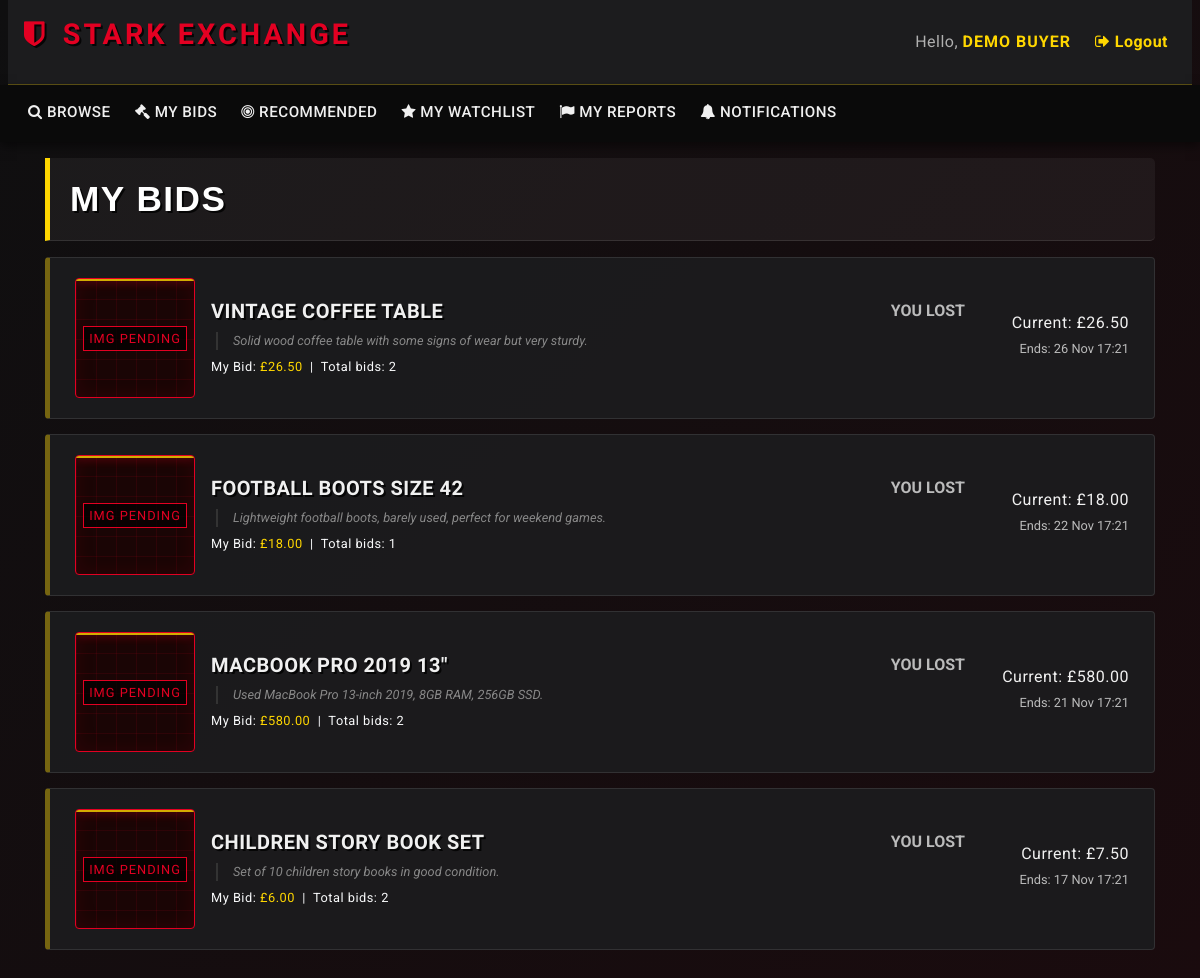
Screenshot of /mybids.php (signed in) with the database file from the repository.
### tables this page shows
CREATE TABLE auctions (
    auction_id    INT AUTO_INCREMENT PRIMARY KEY,
    item_id       INT NOT NULL,
    seller_id     INT NOT NULL,
    start_price   DECIMAL(10,2) NOT NULL,
    reserve_price DECIMAL(10,2),
    start_date    DATETIME NOT NULL DEFAULT CURRENT_TIMESTAMP,
    end_date      DATETIME NOT NULL,
    winner_id     INT NULL,
     
     
     
     
     
     
    status        ENUM('pending','active','finished','cancelled','removed')
                  NOT NULL DEFAULT 'pending',

    CONSTRAINT fk_auctions_item
        FOREIGN KEY (item_id)
        REFERENCES items(item_id)
        ON DELETE CASCADE
        ON UPDATE CASCADE,

    CONSTRAINT fk_auctions_seller
        FOREIGN KEY (seller_id)
        REFERENCES users(user_id)
        ON DELETE CASCADE
        ON UPDATE CASCADE,

    CONSTRAINT fk_auctions_winner
        FOREIGN KEY (winner_id)
        REFERENCES users(user_id)
        ON DELETE SET NULL
        ON UPDATE CASCADE
);

CREATE TABLE items (
    item_id      INT AUTO_INCREMENT PRIMARY KEY,
    title        VARCHAR(255) NOT NULL,
    description  TEXT,
    image_path   VARCHAR(255) DEFAULT NULL,
    category_id  INT NOT NULL,
    seller_id    INT NOT NULL,
    created_at   DATETIME NOT NULL DEFAULT CURRENT_TIMESTAMP,

    CONSTRAINT fk_items_category
        FOREIGN KEY (category_id)
        REFERENCES categories(category_id)
        ON DELETE RESTRICT
        ON UPDATE CASCADE,

    CONSTRAINT fk_items_seller
        FOREIGN KEY (seller_id)
        REFERENCES users(user_id)
        ON DELETE CASCADE
        ON UPDATE CASCADE
);

### utilities.php (called while the page is built, shortened)
<?php
function get_db() {
    static $conn = null;
    if ($conn === null) {
        $conn = new mysqli(DB_HOST, DB_USER, DB_PASS, DB_NAME);
        $conn->set_charset(DB_CHARSET);
    }
    return $conn;
}
function db_query($sql, $types = '', $params = []) {
    $conn = get_db();
    $stmt = $conn->prepare($sql);
    $stmt->bind_param($types, ...$params);
    if (!$stmt->execute()) {
        die('Execute failed: ' . $stmt->error);
    }
    return $stmt->get_result();
}
function current_user_id() {
    return $_SESSION['user_id'] ?? null;
}
?>

### mybids.php (the view, shortened to what this page needs)
<?php
require_once 'utilities.php';
include_once 'header.php';
$user_id = current_user_id();
$sql = "
    SELECT DISTINCT
        a.auction_id,
        a.item_id,
        a.end_date,
        a.status,
        a.winner_id,
        i.title,
        i.description,
        i.image_path
    FROM auctions a
    JOIN items i ON a.item_id = i.item_id
    JOIN bids b  ON a.auction_id = b.auction_id
    WHERE b.buyer_id = ?
    ORDER BY a.end_date DESC
";
$result = db_query($sql, 'i', [$user_id]);
?>
<div class="container">
    <h2 class="my-3 text-uppercase" style="font-family: 'Oswald', sans-serif; letter-spacing: 1px;">My bids</h2>
    <?php if (!$result || $result->num_rows === 0): ?>
        <div class="text-center py-5">
            <p class="text-muted mb-4">You have not placed any bids yet.</p>
            <a href="browse.php" class="btn btn-primary btn-lg">Browse Auctions</a>
        </div>
    <?php else: ?>
        <ul class="list-group mb-5" style="border: none;">
            <?php while ($row = $result->fetch_assoc()):
                $auction_id   = (int)$row['auction_id'];
                $item_id      = (int)$row['item_id'];
                $title        = $row['title'];
                $description  = $row['description'];
                $end_time     = new DateTime($row['end_date']);
                $status       = $row['status'];
                $winner_id    = $row['winner_id'] !== null ? (int)$row['winner_id'] : null;
                $img_src = '';
                if ($img_src !== '') {
                    $img_html = '<img src="' . htmlspecialchars($img_src) . '" alt="Item image" style="width: 120px; height: 120px; object-fit: cover; border-radius: 4px; border: 1px solid #333;">';
                } else {
                    $img_html = '<div class="img-placeholder" style="width: 120px; height: 120px; margin: 0;"></div>';
                }
                $sql_stats = "SELECT COUNT(*) AS num_bids, MAX(bid_amount) AS max_bid FROM bids WHERE auction_id = ?";
                $res_stats = db_query($sql_stats, 'i', [$auction_id]);
                $stats_row = $res_stats->fetch_assoc();
                $num_bids  = (int)$stats_row['num_bids'];
                $max_bid   = $stats_row['max_bid'];
                $sql_my = "SELECT MAX(bid_amount) AS my_max_bid FROM bids WHERE auction_id = ? AND buyer_id = ?";
                $res_my   = db_query($sql_my, 'ii', [$auction_id, $user_id]);
                $my_row   = $res_my->fetch_assoc();
                $my_max_bid = $my_row['my_max_bid'] !== null ? (float)$my_row['my_max_bid'] : null;
                $sql_start = "SELECT start_price FROM auctions WHERE auction_id = ? LIMIT 1";
                $res_start = db_query($sql_start, 'i', [$auction_id]);
                $start_row = $res_start->fetch_assoc();
                $start_price = (float)$start_row['start_price'];
                $current_price = ($max_bid === null) ? $start_price : (float)$max_bid;
                $now   = new DateTime();
                $ended = (
                    $now >= $end_time
                    || $status === 'finished'
                    || $status === 'closed'
                    || $status === 'paid'
                    || $status === 'cancelled'
                );
                $result_text = '';
                $status_color = '';
                $text_class = '';
                if (!$ended) {
                    if ($my_max_bid !== null && $my_max_bid >= $current_price) {
                        $result_text = 'Currently winning';
                        $status_color = '#28a745';
                        $text_class = 'text-success';
                    } else {
                        $result_text = 'Outbid';
                        $status_color = '#dc3545';
                        $text_class = 'text-danger';
                    }
                } else {
                    if ($winner_id !== null && $winner_id === $user_id) {
                        $result_text = 'You won';
                        $status_color = '#28a745';
                        $text_class = 'text-success';
                    } else {
                        $result_text = 'You lost';
                        $status_color = '#6c757d';
                        $text_class = 'text-muted';
                    }
                }
            ?>
            <li class="list-group-item d-flex align-items-center"
                style="background-color: rgba(28, 28, 30, 0.9); border: 1px solid rgba(255,255,255,0.1); margin-bottom: 10px; border-radius: 4px; border-left: 6px solid <?php echo $status_color; ?>;">
                <div class="mr-3">
                    <?php echo $img_html; ?>
                </div>
                <div class="flex-grow-1">
                    <div class="d-flex justify-content-between">
                        <h5 class="mb-1">
                            <a href="listing.php?item_id=<?php echo $item_id; ?>" class="text-light" style="font-family: 'Oswald', sans-serif; letter-spacing: 0.5px;">
                                <?php echo htmlspecialchars($title); ?>
                            </a>
                        </h5>
                        <span class="<?php echo $text_class; ?> font-weight-bold text-uppercase" style="font-family: 'Oswald', sans-serif;">
                            <?php echo $result_text; ?>
                        </span>
                    </div>
                    <p class="mb-1 text-muted small" style="line-height: 1.4;">
                        <?php
                        $desc_short = (strlen($description) > 120) ? substr($description, 0, 120) . '...' : $description;
                        echo htmlspecialchars($desc_short);
                        ?>
                    </p>
                    <small class="text-light">
                        My Bid: <span style="color: var(--color-accent);">£<?php echo number_format($my_max_bid, 2); ?></span>
                        &nbsp;|&nbsp;
                        Total bids: <?php echo $num_bids; ?>
                    </small>
                </div>
                <div class="text-right ml-4 text-nowrap" style="min-width: 140px;">
                    <div class="mb-1">Current: £<?php echo number_format($current_price, 2); ?></div>
                    <div class="small text-muted mb-2">
                        Ends: <?php echo date_format($end_time, 'j M H:i'); ?>
                    </div>
                </div>
            </li>
            <?php endwhile; $result->free(); ?>
        </ul>
    <?php endif; ?>
</div>
<?php include_once 'footer.php'; ?>

### header.php (shortened to what this page needs)
<?php
require_once 'utilities.php';
?>
<!doctype html>
<html lang="en">
<head>
  <link rel="stylesheet" href="css/bootstrap.min.css">
  <link rel="stylesheet" href="https://cdnjs.cloudflare.com/ajax/libs/font-awesome/4.7.0/css/font-awesome.min.css">
  <link rel="stylesheet" href="css/custom.css?v=<?php echo time(); ?>">
</head>
<body>
<nav class="navbar navbar-expand-lg navbar-light bg-light mx-2">
  <a class="navbar-brand" href="index.php">
    <i class="fa fa-shield" style="margin-right: 5px;"></i> Stark Exchange
  </a>
  <ul class="navbar-nav ml-auto">
    <li class="nav-item">
<?php
if (isset($_SESSION['logged_in']) && $_SESSION['logged_in'] == true) {
  $display_name = $_SESSION['username'] ?? $_SESSION['account_type'] ?? 'Agent';
  echo '<div class="d-flex align-items-center">';
  echo '<span class="navbar-text mr-3" style="color: var(--color-text-light);">'
        . 'Hello, <strong style="color: var(--color-accent); text-transform: uppercase; letter-spacing: 1px;">'
        . htmlspecialchars($display_name)
        . '</strong>'
        . '</span>';
  echo '<a class="nav-link" href="logout.php" style="color: #aaa; transition: 0.3s;">'
        . '<i class="fa fa-sign-out"></i> Logout'
        . '</a>';
  echo '</div>';
} else {
  echo '<button type="button" class="btn nav-link" data-toggle="modal" data-target="#loginModal">'
        . '<i class="fa fa-sign-in"></i> Login'
        . '</button>';
}
?>
    </li>
  </ul>
</nav>
<nav class="navbar navbar-expand-lg navbar-dark bg-dark">
  <ul class="navbar-nav align-middle">
<?php
if (!isset($_SESSION['role_id']) || $_SESSION['role_id'] != 3) {
  echo('
    <li class="nav-item mx-1">
      <a class="nav-link" href="browse.php"><i class="fa fa-search"></i> Browse</a>
    </li>
  ');
}
if (isset($_SESSION['account_type']) && $_SESSION['account_type'] == 'buyer') {
    echo('
        <li class="nav-item mx-1">
            <a class="nav-link" href="mybids.php"><i class="fa fa-gavel"></i> My Bids</a>
        </li>
        <li class="nav-item mx-1">
            <a class="nav-link" href="recommendations.php"><i class="fa fa-bullseye"></i> Recommended</a>
        </li>
        <li class="nav-item mx-1">
            <a class="nav-link" href="mywatchlist.php"><i class="fa fa-star"></i> My Watchlist</a>
        </li>
        <li class="nav-item mx-1">
            <a class="nav-link" href="myreports.php"><i class="fa fa-flag"></i> My Reports</a>
        </li>
        <li class="nav-item mx-1 position-relative">
            <a class="nav-link" href="notifications.php">
                <i class="fa fa-bell"></i> Notifications');
    echo '
            </a>
        </li>
    ';
}
?>
  </ul>
</nav>

### footer.php (shortened to what this page needs)
</body>
</html>

### css/custom.css (style rules this page uses)
:root { --color-primary: #E30022; --color-accent: #FFD700; --color-bg-dark: #0A0A0A; --color-bg-secondary: #1C1C1E; --color-bg-input: #2D2D30; --color-text-light: #F0F0F0; --color-text-muted: #B0B0B0; }
body, html { background-color: var(--color-bg-dark) !important; background: linear-gradient(135deg, #0f0f10 0%, #1a0b0e 100%) !important; min-height: 100vh; color: var(--color-text-light) !important; font-family: 'Roboto', sans-serif !important; font-weight: 400; letter-spacing: 0.5px; }
h1, h2, h3, h4, h5, h6, .navbar-brand, .card-title, .container h2, .btn { font-family: 'Oswald', sans-serif !important; font-weight: 700; letter-spacing: 1.5px !important; text-transform: uppercase; color: white !important; text-shadow: 2px 2px 0px rgba(0,0,0,0.8) !important; margin-bottom: 15px; }
.container p.text-muted, .text-muted { font-family: 'Roboto', sans-serif !important; font-weight: 400; letter-spacing: normal; text-shadow: none !important; color: #bbb !important; }
.navbar-light.bg-light { background-color: var(--color-bg-secondary) !important; border-bottom: 1px solid rgba(255, 215, 0, 0.3); }
.navbar-brand { color: var(--color-primary) !important; font-weight: 900; font-size: 1.8rem; letter-spacing: 3px !important; margin-right: 40px !important; text-shadow: 2px 2px 0px #000, 0 0 5px rgba(227, 0, 34, 0.4); text-transform: uppercase; }
.navbar-light .navbar-text { color: var(--color-text-muted) !important; }
.navbar-light .nav-link, .navbar-light .btn-link { color: var(--color-accent) !important; font-weight: bold; }
.navbar-dark.bg-dark { background-color: var(--color-bg-dark) !important; box-shadow: 0 4px 10px rgba(0,0,0,0.5); }
.navbar-dark .navbar-nav .nav-link { color: var(--color-text-light) !important; font-weight: 500; border-bottom: 2px solid transparent; transition: all 0.3s; text-transform: uppercase; font-size: 0.95rem; }
ul.list-group { border: none !important; gap: 15px; background-color: transparent !important; }
.list-group-item { background-color: rgba(28, 28, 30, 0.9) !important; border: 1px solid rgba(255, 255, 255, 0.1) !important; margin-bottom: 0 !important; border-radius: 4px; padding: 20px 25px; border-left: 5px solid rgba(255, 215, 0, 0.4) !important; position: relative; overflow: hidden; transition: all 0.3s cubic-bezier(0.25, 0.8, 0.25, 1); }
.list-group-item h5, .list-group-item a { color: var(--color-text-light) !important; font-weight: bold; text-decoration: none; font-size: 1.25rem; display: block; margin-bottom: 5px; }
.list-group-item::after { content: ""; position: absolute; top: 0; left: -100%; width: 50%; height: 100%; background: linear-gradient(to right, transparent, rgba(255, 255, 255, 0.1), transparent); transform: skewX(-25deg); transition: none; }
.container h2.my-3 { background: rgba(255, 255, 255, 0.05); padding: 20px; border-left: 5px solid var(--color-accent); border-radius: 0 5px 5px 0; font-family: 'Impact', sans-serif !important; text-transform: uppercase; letter-spacing: 1px; font-size: 2.2rem; border-bottom: 1px solid rgba(255, 255, 255, 0.1); }
.container p.text-muted { color: #888 !important; font-style: italic; border-left: 2px solid #333; padding-left: 15px; margin-left: 5px; }
.img-placeholder { width: 150px; height: 150px; flex-shrink: 0; background-color: #1a0505; background-image: linear-gradient(rgba(227, 0, 34, 0.1) 1px, transparent 1px), linear-gradient(90deg, rgba(227, 0, 34, 0.1) 1px, transparent 1px); background-size: 20px 20px; border: 1px solid var(--color-primary); display: flex; align-items: center; justify-content: center; position: relative; overflow: hidden; margin-right: 20px; border-radius: 4px; box-shadow: inset 0 0 20px rgba(227, 0, 34, 0.1); }
.img-placeholder::before { content: ""; position: absolute; top: 0; left: 0; width: 100%; height: 2px; background: var(--color-accent); box-shadow: 0 0 10px var(--color-primary); animation: stark-scan 3s infinite ease-in-out; opacity: 0.8; }
.img-placeholder::after { content: "IMG PENDING"; color: var(--color-primary); font-family: 'Oswald', sans-serif; font-size: 0.8rem; letter-spacing: 1px; background: rgba(0,0,0,0.7); padding: 2px 5px; border: 1px solid var(--color-primary); }

### rows the page displays
auctions: item.title "VINTAGE COFFEE TABLE", result_text "YOU LOST", item.description "Solid wood coffee table with some signs of wear but very sturdy.", my_max_bid "26.50", num_bids "2", current_price "26.50", end_date "26 Nov 17:21"
auctions: item.title "FOOTBALL BOOTS SIZE 42", result_text "YOU LOST", item.description "Lightweight football boots, barely used, perfect for weekend games.", my_max_bid "18.00", num_bids "1", current_price "18.00", end_date "22 Nov 17:21"
auctions: item.title "MACBOOK PRO 2019 13\"", result_text "YOU LOST", item.description "Used MacBook Pro 13-inch 2019, 8GB RAM, 256GB SSD.", my_max_bid "580.00", num_bids "2", current_price "580.00", end_date "21 Nov 17:21"
auctions: item.title "CHILDREN STORY BOOK SET", winner "YOU LOST", item.description "Set of 10 children story books in good condition.", my_max_bid "6.00", num_bids "2", current_price "7.50", end_date "17 Nov 17:21"

### other values shown
$display_name "DEMO BUYER"
